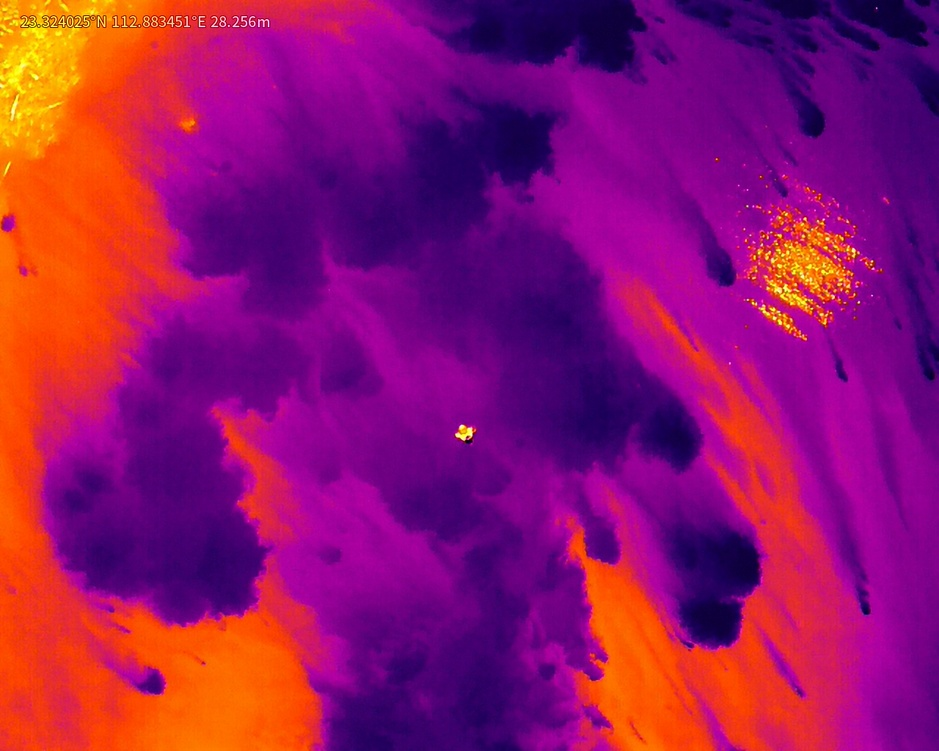
#> input picture 水面/src/T.JPG, 939 x 751 px, shrunk from 1280 x 1024 before the run
$ python '01红外-.py'
#> lines starting #> are read from the running program, lines starting #| are printed output that depends on the picture
import cv2
import numpy as np
import matplotlib.pyplot as plt

image_path = "src/T.JPG"

# 读取图像
infrared_img = cv2.imread(image_path, cv2.IMREAD_GRAYSCALE)
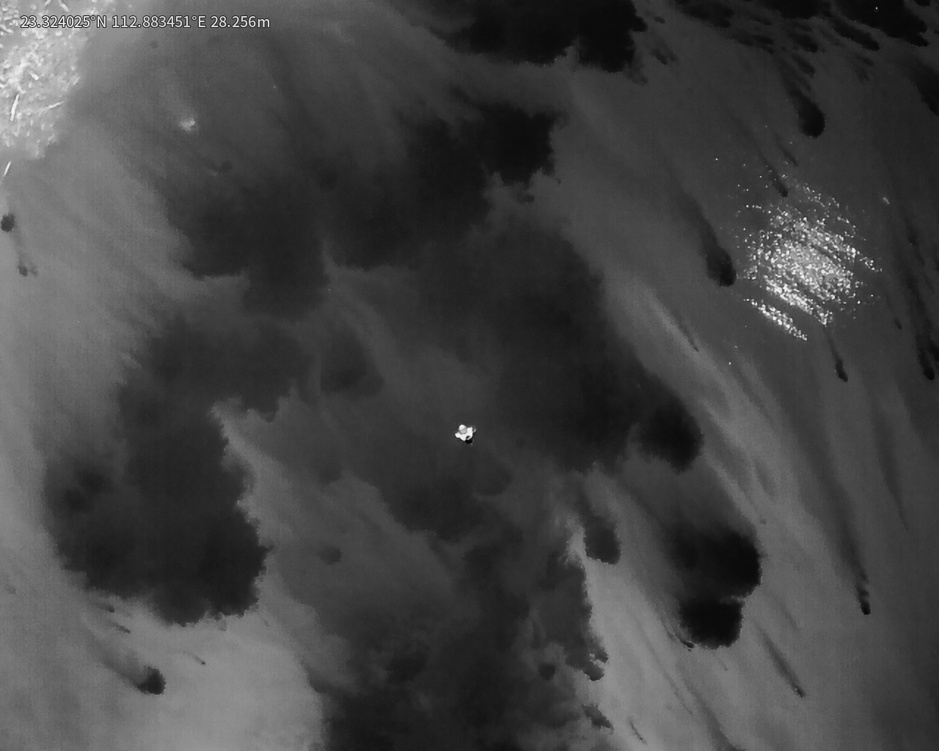
#> infrared_img: shape (751, 939); min 1, max 250, mean 67.3

# 显示红外图像
plt.figure(figsize=(12, 6))
plt.imshow(infrared_img, cmap='gray', vmin=0, vmax=255)
plt.colorbar()  # 添加色条以表示温度范围
plt.title('Infrared Image')
plt.axis('off')
plt.show()
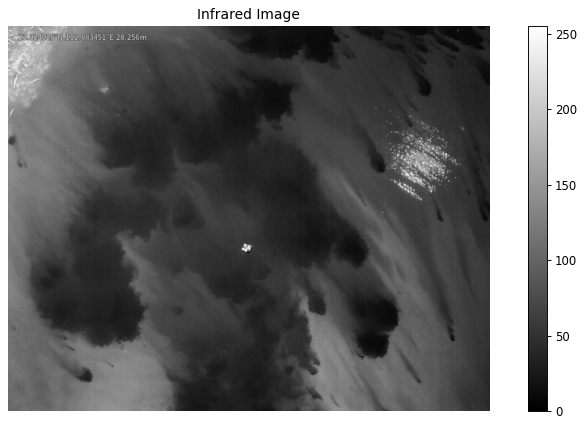
#> figure drawn by matplotlib, 2 panels

$ run again, with 水面/src/T2.JPG copied over 水面/src/T.JPG
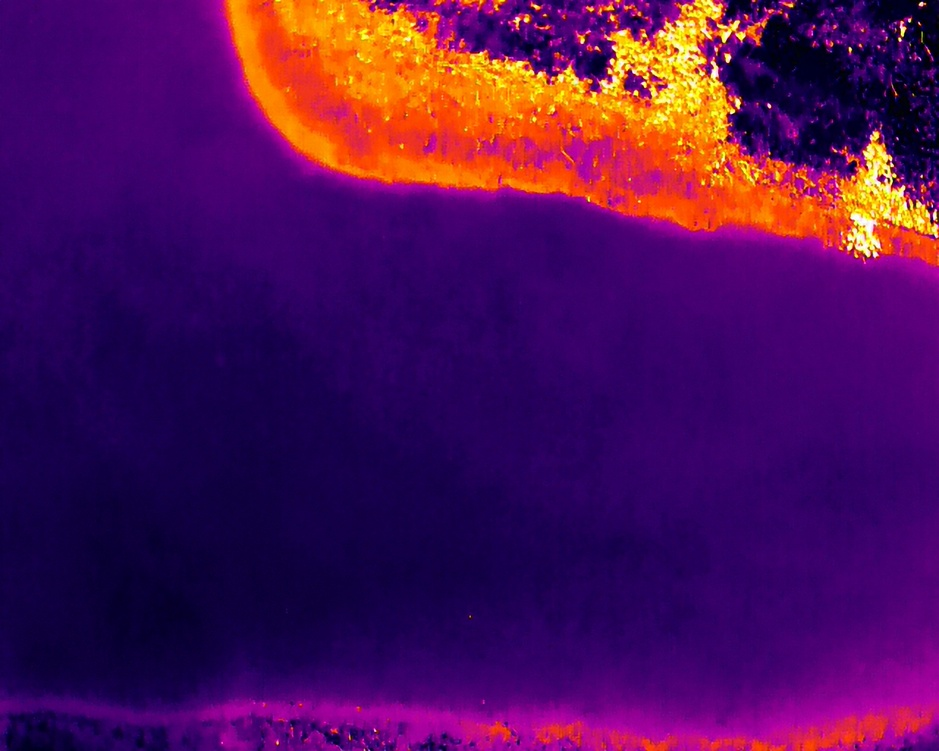
#> input picture 水面/src/T2.JPG, 939 x 751 px, shrunk from 1280 x 1024 before the run
#> `infrared_img = cv2.imread(image_path, cv2.IMREAD_GRAYSCALE)`:
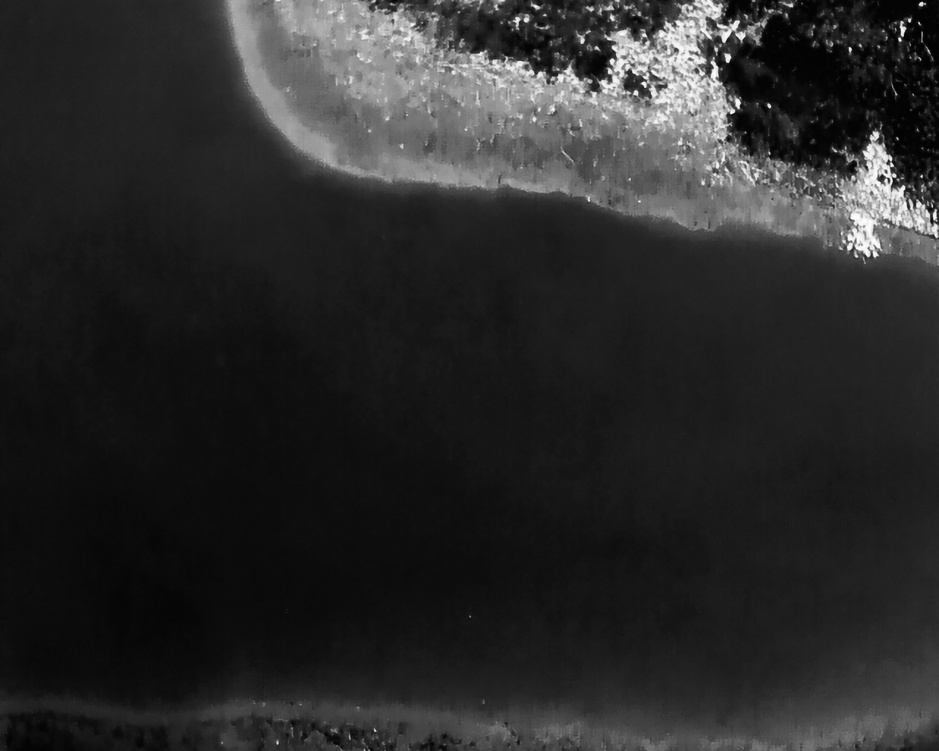
#> infrared_img: shape (751, 939); min 0, max 255, mean 42.6
#> `plt.show()`:
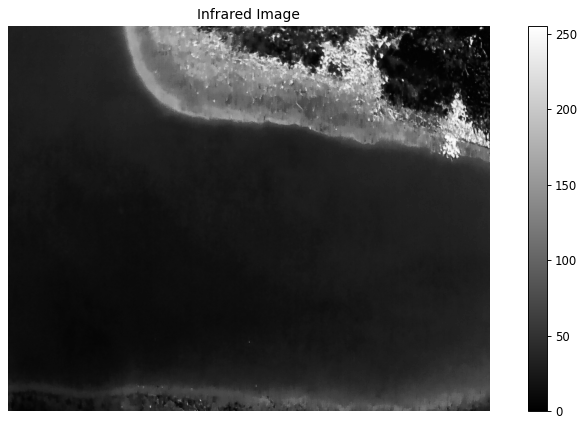
#> figure drawn by matplotlib, 2 panels
